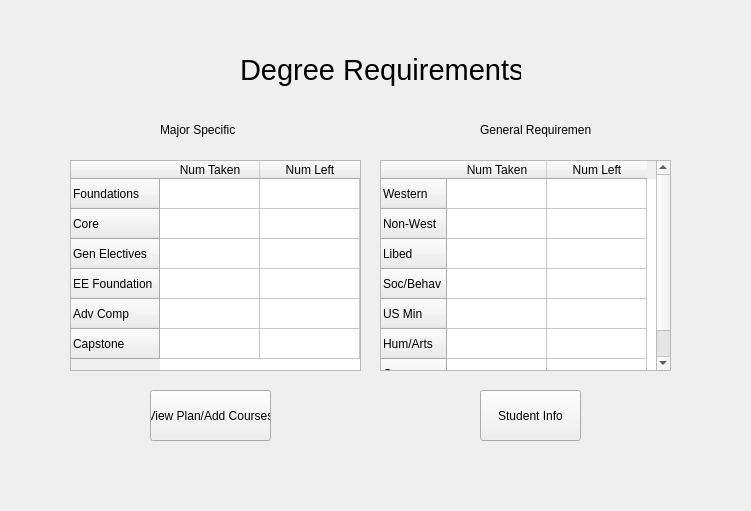
<?xml version="1.0" encoding="UTF-8"?>
<ui version="4.0">
 <class>CommInterface</class>
 <widget class="QWidget" name="CommInterface">
  <property name="geometry">
   <rect>
    <x>0</x>
    <y>0</y>
    <width>751</width>
    <height>511</height>
   </rect>
  </property>
  <property name="windowTitle">
   <string>Form</string>
  </property>
  <property name="autoFillBackground">
   <bool>false</bool>
  </property>
  <widget class="QStackedWidget" name="stackedWidget">
   <property name="geometry">
    <rect>
     <x>40</x>
     <y>20</y>
     <width>711</width>
     <height>461</height>
    </rect>
   </property>
   <property name="currentIndex">
    <number>2</number>
   </property>
   <widget class="QWidget" name="page">
    <widget class="QPushButton" name="pushButton_5">
     <property name="geometry">
      <rect>
       <x>460</x>
       <y>170</y>
       <width>81</width>
       <height>20</height>
      </rect>
     </property>
     <property name="text">
      <string>Save</string>
     </property>
    </widget>
    <widget class="QPushButton" name="pushButton_6">
     <property name="geometry">
      <rect>
       <x>460</x>
       <y>210</y>
       <width>81</width>
       <height>21</height>
      </rect>
     </property>
     <property name="text">
      <string>Exit</string>
     </property>
    </widget>
    <widget class="QPushButton" name="pushButton_7">
     <property name="geometry">
      <rect>
       <x>50</x>
       <y>330</y>
       <width>91</width>
       <height>51</height>
      </rect>
     </property>
     <property name="text">
      <string>View Degree Info</string>
     </property>
    </widget>
    <widget class="QPushButton" name="pushButton_8">
     <property name="geometry">
      <rect>
       <x>450</x>
       <y>330</y>
       <width>131</width>
       <height>51</height>
      </rect>
     </property>
     <property name="text">
      <string>View Plan/Add Courses</string>
     </property>
    </widget>
    <widget class="QLabel" name="label_4">
     <property name="geometry">
      <rect>
       <x>240</x>
       <y>40</y>
       <width>121</width>
       <height>51</height>
      </rect>
     </property>
     <property name="text">
      <string>&lt;html&gt;&lt;head/&gt;&lt;body&gt;&lt;p&gt;&lt;span style=&quot; font-size:16pt;&quot;&gt;Student Info&lt;/span&gt;&lt;/p&gt;&lt;/body&gt;&lt;/html&gt;</string>
     </property>
    </widget>
    <widget class="QTableWidget" name="tableWidget">
     <property name="geometry">
      <rect>
       <x>190</x>
       <y>120</y>
       <width>211</width>
       <height>261</height>
      </rect>
     </property>
     <property name="minimumSize">
      <size>
       <width>0</width>
       <height>261</height>
      </size>
     </property>
     <row>
      <property name="text">
       <string/>
      </property>
     </row>
     <row>
      <property name="text">
       <string>Student Name</string>
      </property>
     </row>
     <row>
      <property name="text">
       <string>Major</string>
      </property>
     </row>
     <row>
      <property name="text">
       <string>Start Year</string>
      </property>
     </row>
     <row>
      <property name="text">
       <string>Total Cred Hours</string>
      </property>
     </row>
     <row>
      <property name="text">
       <string>Degree Cred Hours</string>
      </property>
     </row>
     <row>
      <property name="text">
       <string>GPA</string>
      </property>
     </row>
     <column>
      <property name="text">
       <string>Data</string>
      </property>
     </column>
    </widget>
   </widget>
   <widget class="QWidget" name="page_2">
    <widget class="QLabel" name="label_2">
     <property name="geometry">
      <rect>
       <x>260</x>
       <y>30</y>
       <width>171</width>
       <height>61</height>
      </rect>
     </property>
     <property name="text">
      <string>&lt;html&gt;&lt;head/&gt;&lt;body&gt;&lt;p&gt;&lt;span style=&quot; font-size:22pt;&quot;&gt;Student Plan&lt;/span&gt;&lt;/p&gt;&lt;/body&gt;&lt;/html&gt;</string>
     </property>
    </widget>
    <widget class="QPushButton" name="pushButton_9">
     <property name="geometry">
      <rect>
       <x>60</x>
       <y>320</y>
       <width>151</width>
       <height>71</height>
      </rect>
     </property>
     <property name="font">
      <font>
       <family>Calibri</family>
       <pointsize>11</pointsize>
       <weight>75</weight>
       <bold>true</bold>
      </font>
     </property>
     <property name="text">
      <string>Student Info</string>
     </property>
    </widget>
    <widget class="QPushButton" name="pushButton_10">
     <property name="geometry">
      <rect>
       <x>500</x>
       <y>320</y>
       <width>151</width>
       <height>71</height>
      </rect>
     </property>
     <property name="font">
      <font>
       <family>Calibri</family>
       <pointsize>11</pointsize>
       <weight>75</weight>
       <bold>true</bold>
      </font>
     </property>
     <property name="text">
      <string>Degree Requirements</string>
     </property>
    </widget>
    <widget class="QScrollArea" name="scrollArea">
     <property name="geometry">
      <rect>
       <x>230</x>
       <y>110</y>
       <width>231</width>
       <height>281</height>
      </rect>
     </property>
     <property name="widgetResizable">
      <bool>true</bool>
     </property>
     <widget class="QWidget" name="scrollAreaWidgetContents">
      <property name="geometry">
       <rect>
        <x>0</x>
        <y>0</y>
        <width>229</width>
        <height>279</height>
       </rect>
      </property>
      <widget class="QScrollBar" name="verticalScrollBar">
       <property name="geometry">
        <rect>
         <x>210</x>
         <y>0</y>
         <width>21</width>
         <height>281</height>
        </rect>
       </property>
       <property name="orientation">
        <enum>Qt::Vertical</enum>
       </property>
      </widget>
      <widget class="QTreeWidget" name="treeWidget">
       <property name="geometry">
        <rect>
         <x>0</x>
         <y>0</y>
         <width>211</width>
         <height>281</height>
        </rect>
       </property>
       <column>
        <property name="text">
         <string notr="true">1</string>
        </property>
       </column>
      </widget>
     </widget>
    </widget>
    <widget class="QPushButton" name="pushButton_3">
     <property name="geometry">
      <rect>
       <x>90</x>
       <y>160</y>
       <width>101</width>
       <height>51</height>
      </rect>
     </property>
     <property name="font">
      <font>
       <pointsize>10</pointsize>
      </font>
     </property>
     <property name="text">
      <string>Add Course</string>
     </property>
    </widget>
    <widget class="QPushButton" name="pushButton_2">
     <property name="geometry">
      <rect>
       <x>90</x>
       <y>230</y>
       <width>101</width>
       <height>51</height>
      </rect>
     </property>
     <property name="font">
      <font>
       <pointsize>10</pointsize>
      </font>
     </property>
     <property name="text">
      <string>Remove Course</string>
     </property>
    </widget>
    <widget class="QPushButton" name="pushButton">
     <property name="geometry">
      <rect>
       <x>500</x>
       <y>210</y>
       <width>111</width>
       <height>71</height>
      </rect>
     </property>
     <property name="text">
      <string>Update Grade</string>
     </property>
    </widget>
    <widget class="QPushButton" name="pushButton_4">
     <property name="geometry">
      <rect>
       <x>500</x>
       <y>130</y>
       <width>111</width>
       <height>23</height>
      </rect>
     </property>
     <property name="text">
      <string>Add Semester Note</string>
     </property>
    </widget>
   </widget>
   <widget class="QWidget" name="page_3">
    <widget class="QLabel" name="label_3">
     <property name="geometry">
      <rect>
       <x>200</x>
       <y>20</y>
       <width>281</width>
       <height>61</height>
      </rect>
     </property>
     <property name="text">
      <string>&lt;html&gt;&lt;head/&gt;&lt;body&gt;&lt;p&gt;&lt;span style=&quot; font-size:22pt;&quot;&gt;Degree Requirements&lt;/span&gt;&lt;/p&gt;&lt;/body&gt;&lt;/html&gt;</string>
     </property>
    </widget>
    <widget class="QPushButton" name="pushButton_11">
     <property name="geometry">
      <rect>
       <x>110</x>
       <y>370</y>
       <width>121</width>
       <height>51</height>
      </rect>
     </property>
     <property name="text">
      <string>View Plan/Add Courses</string>
     </property>
    </widget>
    <widget class="QPushButton" name="pushButton_12">
     <property name="geometry">
      <rect>
       <x>440</x>
       <y>370</y>
       <width>101</width>
       <height>51</height>
      </rect>
     </property>
     <property name="text">
      <string>Student Info</string>
     </property>
    </widget>
    <widget class="QTableWidget" name="tableWidget_2">
     <property name="geometry">
      <rect>
       <x>30</x>
       <y>140</y>
       <width>291</width>
       <height>211</height>
      </rect>
     </property>
     <row>
      <property name="text">
       <string>Foundations</string>
      </property>
     </row>
     <row>
      <property name="text">
       <string>Core</string>
      </property>
     </row>
     <row>
      <property name="text">
       <string>Gen Electives</string>
      </property>
     </row>
     <row>
      <property name="text">
       <string>EE Foundation</string>
      </property>
     </row>
     <row>
      <property name="text">
       <string>Adv Comp</string>
      </property>
     </row>
     <row>
      <property name="text">
       <string>Capstone</string>
      </property>
     </row>
     <column>
      <property name="text">
       <string>Num Taken</string>
      </property>
     </column>
     <column>
      <property name="text">
       <string>Num Left</string>
      </property>
     </column>
     <item row="0" column="0">
      <property name="text">
       <string/>
      </property>
      <property name="font">
       <font>
        <pointsize>6</pointsize>
       </font>
      </property>
     </item>
    </widget>
    <widget class="QTableWidget" name="tableWidget_3">
     <property name="geometry">
      <rect>
       <x>340</x>
       <y>140</y>
       <width>291</width>
       <height>211</height>
      </rect>
     </property>
     <row>
      <property name="text">
       <string>Western</string>
      </property>
     </row>
     <row>
      <property name="text">
       <string>Non-West</string>
      </property>
     </row>
     <row>
      <property name="text">
       <string>Libed</string>
      </property>
     </row>
     <row>
      <property name="text">
       <string>Soc/Behav</string>
      </property>
     </row>
     <row>
      <property name="text">
       <string>US Min</string>
      </property>
     </row>
     <row>
      <property name="text">
       <string>Hum/Arts</string>
      </property>
     </row>
     <row>
      <property name="text">
       <string>Compos</string>
      </property>
     </row>
     <column>
      <property name="text">
       <string>Num Taken</string>
      </property>
     </column>
     <column>
      <property name="text">
       <string>Num Left</string>
      </property>
     </column>
    </widget>
    <widget class="QLabel" name="label">
     <property name="geometry">
      <rect>
       <x>120</x>
       <y>100</y>
       <width>81</width>
       <height>20</height>
      </rect>
     </property>
     <property name="text">
      <string>Major Specific</string>
     </property>
    </widget>
    <widget class="QLabel" name="label_5">
     <property name="geometry">
      <rect>
       <x>440</x>
       <y>100</y>
       <width>111</width>
       <height>20</height>
      </rect>
     </property>
     <property name="text">
      <string>General Requirements</string>
     </property>
    </widget>
   </widget>
  </widget>
 </widget>
 <resources/>
 <connections/>
</ui>
